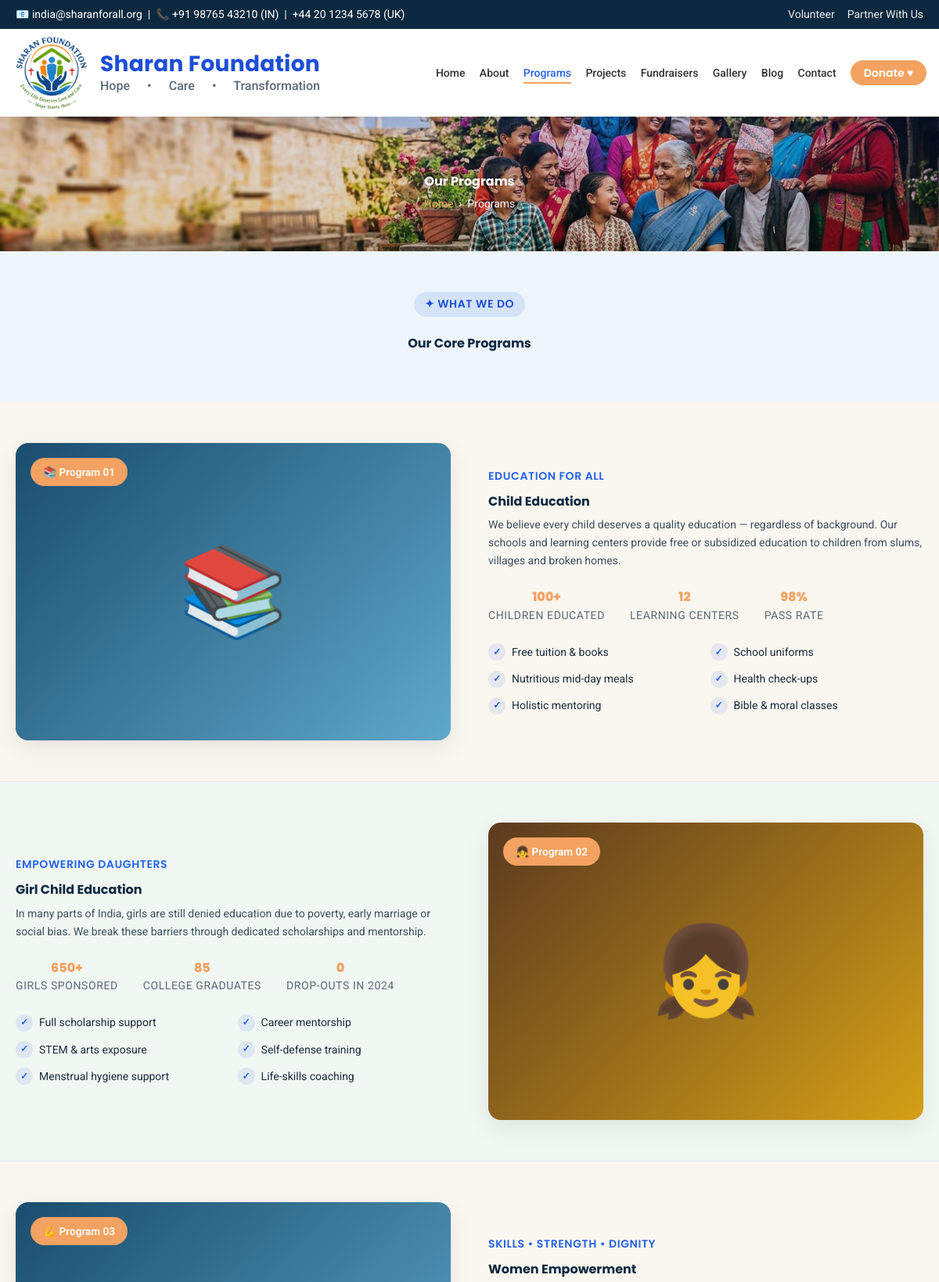
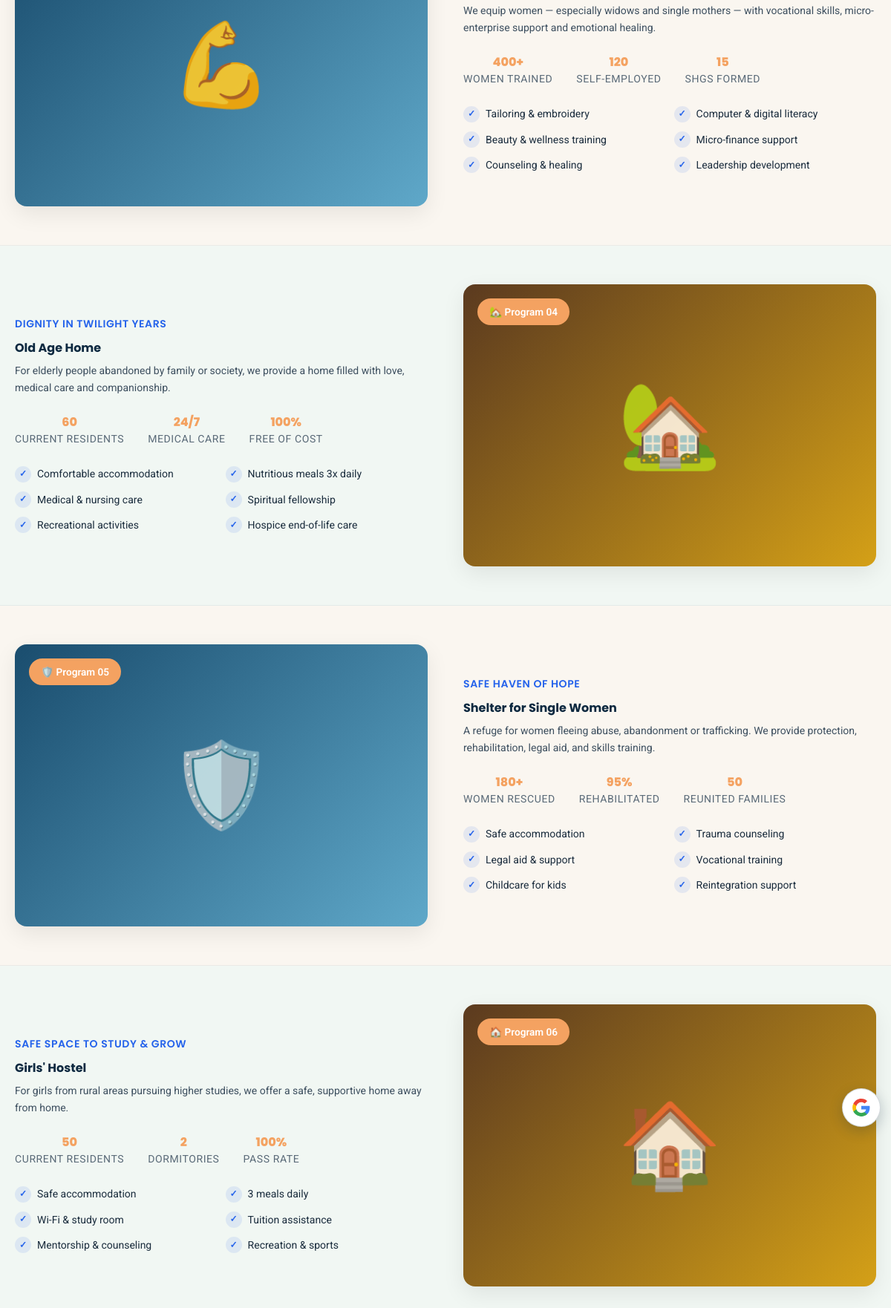
The app's page /pages/programs.php (upper part) with its own data (2 pictures, top to bottom).
### tables this page shows
CREATE TABLE IF NOT EXISTS `settings` (
  `id` INT AUTO_INCREMENT PRIMARY KEY,
  `site_title` VARCHAR(150) DEFAULT 'Sharan Foundation',
  `tagline` VARCHAR(200) DEFAULT 'Hope • Care • Transformation',
  `email_in` VARCHAR(150),
  `email_uk` VARCHAR(150),
  `phone_in` VARCHAR(50),
  `phone_uk` VARCHAR(50),
  `address_in` TEXT,
  `address_uk` TEXT,
  `facebook` VARCHAR(255),
  `instagram` VARCHAR(255),
  `twitter` VARCHAR(255),
  `youtube` VARCHAR(255),
  `about_short` TEXT,
  `mission` TEXT,
  `vision` TEXT,
  `values_text` TEXT,
  `updated_at` TIMESTAMP DEFAULT CURRENT_TIMESTAMP ON UPDATE CURRENT_TIMESTAMP
);

CREATE TABLE IF NOT EXISTS `programs` (
  `id` INT AUTO_INCREMENT PRIMARY KEY,
  `title` VARCHAR(200) NOT NULL,
  `slug` VARCHAR(200) NOT NULL UNIQUE,
  `subtitle` VARCHAR(255),
  `icon` VARCHAR(20),
  `short_desc` TEXT,
  `long_desc` LONGTEXT,
  `features` TEXT,
  `stats` TEXT,
  `image` VARCHAR(255),
  `display_order` INT DEFAULT 0,
  `status` ENUM('active','inactive') DEFAULT 'active',
  `created_at` TIMESTAMP DEFAULT CURRENT_TIMESTAMP,
  `updated_at` TIMESTAMP DEFAULT CURRENT_TIMESTAMP ON UPDATE CURRENT_TIMESTAMP
);

### includes/i18n.php (called while the page is built, shortened)
<?php
$_en_file = __DIR__ . '/../lang/en.php';
$T = is_file($_en_file) ? require $_en_file : [];
function t($key, $default = null) {
    global $T;
    return $T[$key] ?? ($default ?? $key);
}
function tr_field($row, $field) {
    return $row[$field] ?? '';
}
function current_lang() {
    return 'en';
}
function gt_language_catalog() {
    return [
        'en'    => ['English',   'English',       '🇬🇧'],
        'hi'    => ['Hindi',     'हिन्दी',        '🇮🇳'],
        'fi'    => ['Finnish',   'Suomi',         '🇫🇮'],
        'mr'    => ['Marathi',   'मराठी',         '🇮🇳'],
        'gu'    => ['Gujarati',  'ગુજરાતી',       '🇮🇳'],
        'pa'    => ['Punjabi',   'ਪੰਜਾਬੀ',        '🇮🇳'],
        'bn'    => ['Bengali',   'বাংলা',         '🇧🇩'],
        'ta'    => ['Tamil',     'தமிழ்',         '🇮🇳'],
        'te'    => ['Telugu',    'తెలుగు',        '🇮🇳'],
        'kn'    => ['Kannada',   'ಕನ್ನಡ',         '🇮🇳'],
        'ml'    => ['Malayalam', 'മലയാളം',       '🇮🇳'],
        'ur'    => ['Urdu',      'اردو',          '🇵🇰'],
        'ne'    => ['Nepali',    'नेपाली',        '🇳🇵'],
        'de'    => ['German',    'Deutsch',       '🇩🇪'],
        'fr'    => ['French',    'Français',      '🇫🇷'],
        'es'    => ['Spanish',   'Español',       '🇪🇸'],
        'pt'    => ['Portuguese','Português',     '🇵🇹'],
        'it'    => ['Italian',   'Italiano',      '🇮🇹'],
        'nl'    => ['Dutch',     'Nederlands',    '🇳🇱'],
        'sv'    => ['Swedish',   'Svenska',       '🇸🇪'],
        'da'    => ['Danish',    'Dansk',         '🇩🇰'],
        'tr'    => ['Turkish',   'Türkçe',        '🇹🇷'],
        'ru'    => ['Russian',   'Русский',       '🇷🇺'],
        'ar'    => ['Arabic',    'العربية',       '🇸🇦'],
        'zh-CN' => ['Chinese (Simplified)', '简体中文', '🇨🇳'],
        'ja'    => ['Japanese',  '日本語',         '🇯🇵'],
        'ko'    => ['Korean',    '한국어',          '🇰🇷'],
    ];
}
function site_language_codes() {
    $raw  = function_exists('get_setting') ? get_setting('site_languages', 'en,hi,fi') : 'en,hi,fi';
    $cat  = gt_language_catalog();
    $out  = [];
    foreach (array_map('trim', explode(',', (string)$raw)) as $c) {
        if (isset($cat[$c]) && !in_array($c, $out, true)) $out[] = $c;
    }
    return $out ?: ['en', 'hi', 'fi'];
}

### includes/functions.php (called while the page is built, shortened)
<?php
function e($s){ return htmlspecialchars($s ?? '', ENT_QUOTES, 'UTF-8'); }
function icon_or($icon, $default = '✦'){
    $icon = trim((string)$icon);
    return ($icon === '' || $icon === '?') ? $default : $icon;
}
function site_media_path($slug, $default = ''){
    static $cache = null;
    if ($cache === null) {
        global $pdo;
        $cache = [];
        try {
            foreach ($pdo->query("SELECT slug, path FROM site_media")->fetchAll() as $r) {
                $cache[$r['slug']] = $r['path'];
            }
        } catch (Throwable $e) {  }
    }
    $p = $cache[$slug] ?? $default;
    return $p !== '' && $p !== null ? $p : $default;
}
function site_image_url($slug, $default = ''){
    $p = site_media_path($slug, $default);
    return $p !== '' ? BASE_URL . ltrim($p, '/') : '';
}
function site_bg_attr($slug, $gradient = null, $default = ''){
    $u = site_image_url($slug, $default);
    $img = "url('" . $u . "')";
    $bg  = $gradient ? $gradient . ', ' . $img : $img;
    return 'background-image:' . $bg . ';background-size:cover;background-position:center';
}
function get_setting($key, $default = ''){
    global $pdo;
    static $cache = null;
    if ($cache === null) {
        $row = $pdo->query("SELECT * FROM settings LIMIT 1")->fetch();
        $cache = $row ?: [];
    }
    return $cache[$key] ?? $default;
}

### pages/programs.php (the view, shortened to what this page needs)
<?php
require_once __DIR__ . '/../config/database.php';
require_once __DIR__ . '/../includes/functions.php';
$programs = $pdo->query("SELECT * FROM programs WHERE status='active' ORDER BY display_order, id")->fetchAll();
require_once __DIR__ . '/../includes/i18n.php';
$current_page = 'programs';
require __DIR__ . '/../includes/public_header.php';
?>
<section class="page-header" style="<?= e(site_bg_attr('banner_programs', 'linear-gradient(rgba(29,78,216,.15),rgba(26,46,53,.15))', 'images/hero.jpg')) ?>">
  <div class="container">
    <h1><?= e(t('page_programs')) ?></h1>
    <div class="breadcrumb"><a href="<?= BASE_URL ?>"><?= e(t('home')) ?></a> &nbsp;›&nbsp; <?= e(t('nav_programs')) ?></div>
  </div>
</section>
<section class="sec-mist" style="text-align:center">
  <div class="container">
    <span class="tag"><?= e(t('programs_badge')) ?></span>
    <h2 style="color:var(--dark);margin:.8rem 0"><?= e(t('programs_title')) ?></h2>
  </div>
</section>
<?php if (!$programs): ?>
  <section style="padding:5rem 1rem;text-align:center">
    <p style="color:var(--gray)">No programs available yet. Please check back soon.</p>
  </section>
<?php else: ?>
  <?php foreach ($programs as $i => $p):
    $reverse = ($i % 2) === 1;
    $features = $p['features'] ? array_filter(explode('|', $p['features'])) : [];
    $stats    = $p['stats']    ? array_filter(explode('|', $p['stats']))    : [];
    $has_img  = !empty($p['image']) && file_exists(__DIR__ . '/../' . $p['image']);
  ?>
  <section class="prog-section" id="<?= e($p['slug']) ?>">
    <div class="container">
      <div class="prog-grid <?= $reverse ? 'reverse' : '' ?>">
        <?php if ($has_img): ?>
          <div class="prog-img" style="background-image:url('<?= BASE_URL . e($p['image']) ?>')">
            <span class="badge"><?= e(icon_or($p['icon'], '📌')) ?> Program <?= str_pad($i+1, 2, '0', STR_PAD_LEFT) ?></span>
          </div>
        <?php else: ?>
          <div class="prog-img placeholder-img <?= $i % 2 ? 'alt' : '' ?>">
            <div class="icon"><?= e(icon_or($p['icon'], '📌')) ?></div>
            <span class="badge"><?= e(icon_or($p['icon'], '📌')) ?> Program <?= str_pad($i+1, 2, '0', STR_PAD_LEFT) ?></span>
          </div>
        <?php endif; ?>
        <div class="prog-content">
          <?php $sub = tr_field($p, 'subtitle'); if ($sub): ?><div class="sub"><?= e($sub) ?></div><?php endif; ?>
          <h2><?= e(tr_field($p, 'title')) ?></h2>
          <p><?= nl2br(e(tr_field($p, 'long_desc') ?: tr_field($p, 'short_desc'))) ?></p>
          <?php if ($stats): ?>
            <div class="prog-stats">
              <?php foreach ($stats as $st): list($val,$lbl) = array_pad(explode(':', $st, 2), 2, ''); ?>
                <div><h4><?= e($val) ?></h4><p><?= e($lbl) ?></p></div>
              <?php endforeach; ?>
            </div>
          <?php endif; ?>
          <?php if ($features): ?>
            <div class="prog-features">
              <?php foreach ($features as $f): ?><div><?= e($f) ?></div><?php endforeach; ?>
            </div>
          <?php endif; ?>
        </div>
      </div>
    </div>
  </section>
  <?php endforeach; ?>
<?php endif; ?>
<?php require __DIR__ . '/../includes/public_footer.php'; ?>

### includes/public_header.php (shortened to what this page needs)
<?php
require_once __DIR__ . '/../config/database.php';
require_once __DIR__ . '/functions.php';
require_once __DIR__ . '/i18n.php';
$current_page = $current_page ?? '';
$BU = BASE_URL;
$LANG = current_lang();
$gt_codes = json_encode(site_language_codes());
?><!DOCTYPE html>
<html lang="<?= e($LANG) ?>">
<head>
<link rel="stylesheet" href="<?= $BU ?>css/style.css" />
</head>
<body>
<div class="gt-float" id="gt_float" title="Translate this website / अनुवाद करें" aria-label="Google Translate – select language">
  <span class="gt-fallback" aria-hidden="true">
  </span>
</div>
<div class="topbar">
  <div class="container">
    <div>📧 <?= e(get_setting('email_in','contact@sharanforall.org')) ?> &nbsp;|&nbsp; 📞 <?= e(get_setting('phone_in','+91 98765 43210')) ?> (IN) &nbsp;|&nbsp; <?= e(get_setting('phone_uk','+44 20 1234 5678')) ?> (UK)</div>
    <div style="display:flex;align-items:center;flex-wrap:wrap">
      <a href="<?= $BU ?>pages/volunteer.php"><?= e(t('nav_volunteer')) ?></a>
      <a href="<?= $BU ?>pages/partner.php"><?= e(t('nav_partner')) ?></a>
    </div>
  </div>
</div>
<header class="nav">
  <div class="nav-inner">
    <a href="<?= $BU ?>" class="logo" aria-label="Sharan Foundation – Home">
      <div class="logo-mark"><img src="<?= $BU ?>images/logo.png" alt="Sharan Foundation logo"></div>
      <div class="logo-text">
        <span class="logo-name">Sharan Foundation</span>
        <small><?= e(t('site_tagline')) ?></small>
      </div>
    </a>
    <nav>
      <ul id="navlist">
        <li><a href="<?= $BU ?>" class="<?= $current_page==='home'?'active':'' ?>"><?= e(t('nav_home')) ?></a></li>
        <li><a href="<?= $BU ?>pages/about.php" class="<?= $current_page==='about'?'active':'' ?>"><?= e(t('nav_about')) ?></a></li>
        <li><a href="<?= $BU ?>pages/programs.php" class="<?= $current_page==='programs'?'active':'' ?>"><?= e(t('nav_programs')) ?></a></li>
        <li><a href="<?= $BU ?>pages/projects.php" class="<?= $current_page==='projects'?'active':'' ?>"><?= e(t('nav_projects')) ?></a></li>
        <li><a href="<?= $BU ?>pages/fundraisers.php" class="<?= $current_page==='fundraisers'?'active':'' ?>"><?= e(t('nav_fundraisers')) ?></a></li>
        <li><a href="<?= $BU ?>pages/gallery.php" class="<?= $current_page==='gallery'?'active':'' ?>"><?= e(t('nav_gallery')) ?></a></li>
        <li><a href="<?= $BU ?>pages/blog.php" class="<?= $current_page==='blog'?'active':'' ?>"><?= e(t('nav_blog')) ?></a></li>
        <li><a href="<?= $BU ?>pages/contact.php" class="<?= $current_page==='contact'?'active':'' ?>"><?= e(t('nav_contact')) ?></a></li>
        <li><a href="<?= $BU ?>pages/donate.php" class="btn btn-primary"><?= e(t('nav_donate')) ?> ♥</a></li>
      </ul>
    </nav>
  </div>
</header>

### includes/public_header.php (style rules this page uses)
.gt-float { position:fixed; right:14px; top:50%; margin-top:-26px; z-index:10050; width:52px;height:52px; display:flex !important; align-items:center;justify-content:center; background:#fff; border:1px solid rgba(13,41,64,.18); border-radius:50%; box-shadow:0 6px 18px rgba(13,41,64,.22); cursor:pointer; overflow:visible; visibility:visible !important; opacity:1 !important; pointer-events:auto !important; }
.gt-fallback { position:absolute;inset:0; display:grid;place-items:center; pointer-events:none; z-index:0; }
.gt-g-icon { display:block;width:26px;height:26px }
body { top:0 !important }
body,p,li,td,th,label,input,textarea,select,.help,.breadcrumb,.tag,.section-head p, .foot p,.foot li,.copy,nav a,.topbar,.topbar a,.checkbox-row span,.form-group .help { font-size:14px !important; }
body,p,li,td,th,label,input,textarea,select { font-family:'Roboto','Poppins',sans-serif }
h1,h2,.section-head h2,.page-header h1,.hero h1,.donate-hero h1,.fr-hero h1,.post-hero h1, .cta-band h2,.impact h2,.prog-content h2,.story h2,.about-text h2 { font-size:16px !important; font-family:'Poppins','Roboto',sans-serif !important; font-weight:700; line-height:1.35; }
h3,h4,h5,h6,.form-section h3,.contact-info h3,.why-card h4,.ptype h4,.program h3,.mv-card h3, .loc-card h3,.proj-body h3,.post h3,.team-body h4,.test-author h4,.bank-details h3,.bank-grid h4, .hero .subtitle,.prog-content .sub,.foot h4,.payment-methods h3 { font-size:14px !important; font-family:'Poppins','Roboto',sans-serif !important; font-weight:600; line-height:1.4; }
.btn,button.btn,.submit-btn,nav a.btn,input[type=submit],button[type=submit] { font-size:14px !important; font-family:'Poppins','Roboto',sans-serif !important; }
header.nav .logo-name { font-size:var(--logo-name-size,28px) !important; font-family:'Poppins','Roboto',sans-serif !important; font-weight:700; line-height:1.1; }
header.nav .logo-text small { font-size:var(--logo-sub-size,16px) !important; font-family:'Roboto','Poppins',sans-serif !important; font-weight:500; line-height:1.2; }
.stat h3,.stats-bar h3,.tier .amount,.donate-card .amt,.prog-stats h4,.impact-stat h3 { font-size:16px !important;font-family:'Poppins','Roboto',sans-serif !important }

### records on screen
settings: email_in "india@sharanforall.org", phone_in "+91 98765 43210", phone_uk "+44 20 1234 5678"
programs: icon "📚", i "01", subtitle "EDUCATION FOR ALL", title "Child Education", long_desc "We believe every child deserves a quality education — regardless of background. Our schools and learning centers provide free or subsidized education to children from slums, villages and broken homes.", val "100+", lbl "CHILDREN EDUCATED", val "12", lbl "LEARNING CENTERS", val "98%", lbl "PASS RATE", features "Free tuition & books", features "School uniforms", features "Nutritious mid-day meals", features "Health check-ups", features "Holistic mentoring", features "Bible & moral classes"
programs: icon "👧", i "02", subtitle "EMPOWERING DAUGHTERS", title "Girl Child Education", long_desc "In many parts of India, girls are still denied education due to poverty, early marriage or social bias. We break these barriers through dedicated scholarships and mentorship.", val "650+", lbl "GIRLS SPONSORED", val "85", lbl "COLLEGE GRADUATES", val "0", lbl "DROP-OUTS IN 2024", features "Full scholarship support", features "Career mentorship", features "STEM & arts exposure", features "Self-defense training", features "Menstrual hygiene support", features "Life-skills coaching"
programs: icon "💪", i "03", subtitle "SKILLS • STRENGTH • DIGNITY", title "Women Empowerment", long_desc "We equip women — especially widows and single mothers — with vocational skills, micro-enterprise support and emotional healing.", val "400+", lbl "WOMEN TRAINED", val "120", lbl "SELF-EMPLOYED", val "15", lbl "SHGS FORMED", features "Tailoring & embroidery", features "Computer & digital literacy", features "Beauty & wellness training", features "Micro-finance support", features "Counseling & healing", features "Leadership development"
programs: icon "🏡", i "04", subtitle "DIGNITY IN TWILIGHT YEARS", title "Old Age Home", long_desc "For elderly people abandoned by family or society, we provide a home filled with love, medical care and companionship.", val "60", lbl "CURRENT RESIDENTS", val "24/7", lbl "MEDICAL CARE", val "100%", lbl "FREE OF COST", features "Comfortable accommodation", features "Nutritious meals 3x daily", features "Medical & nursing care", features "Spiritual fellowship", features "Recreational activities", features "Hospice end-of-life care"
programs: icon "🛡️", i "05", subtitle "SAFE HAVEN OF HOPE", title "Shelter for Single Women", long_desc "A refuge for women fleeing abuse, abandonment or trafficking. We provide protection, rehabilitation, legal aid, and skills training.", val "180+", lbl "WOMEN RESCUED", val "95%", lbl "REHABILITATED", val "50", lbl "REUNITED FAMILIES", features "Safe accommodation", features "Trauma counseling", features "Legal aid & support", features "Vocational training", features "Childcare for kids", features "Reintegration support"
programs: icon "🏠", i "06", subtitle "SAFE SPACE TO STUDY & GROW", title "Girls' Hostel", long_desc "For girls from rural areas pursuing higher studies, we offer a safe, supportive home away from home.", val "50", lbl "CURRENT RESIDENTS", val "2", lbl "DORMITORIES", val "100%", lbl "PASS RATE", features "Safe accommodation", features "3 meals daily", features "Wi-Fi & study room", features "Tuition assistance", features "Mentorship & counseling", features "Recreation & sports"

### other values on screen
t('nav_volunteer') "Volunteer"
t('nav_partner') "Partner With Us"
t('site_tagline') "Hope • Care • Transformation"
t('nav_home') "Home"
t('nav_about') "About"
t('nav_programs') "Programs"
t('nav_projects') "Projects"
t('nav_fundraisers') "Fundraisers"
t('nav_gallery') "Gallery"
t('nav_blog') "Blog"
t('nav_contact') "Contact"
t('nav_donate') "Donate"
t('page_programs') "Our Programs"
t('home') "Home"
t('programs_badge') "✦ WHAT WE DO"
